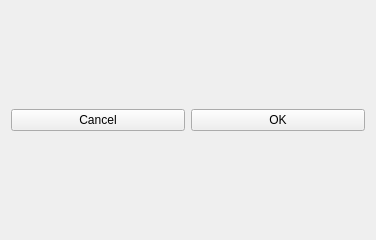
<?xml version="1.0" encoding="UTF-8"?>
<ui version="4.0">
 <class>FlightTaskEditor</class>
 <widget class="QWidget" name="FlightTaskEditor">
  <property name="geometry">
   <rect>
    <x>0</x>
    <y>0</y>
    <width>376</width>
    <height>240</height>
   </rect>
  </property>
  <property name="windowTitle">
   <string>Flight Task Editor</string>
  </property>
  <property name="windowIcon">
   <iconset resource="../../resources.qrc">
    <normaloff>:/icons/16x16/gui/images/16x16/actions/run.png</normaloff>:/icons/16x16/gui/images/16x16/actions/run.png</iconset>
  </property>
  <layout class="QVBoxLayout" name="verticalLayout">
   <item>
    <layout class="QVBoxLayout" name="fancyLayout">
     <property name="spacing">
      <number>0</number>
     </property>
    </layout>
   </item>
   <item>
    <layout class="QHBoxLayout" name="horizontalLayout">
     <item>
      <widget class="QPushButton" name="cancelButton">
       <property name="text">
        <string>Cancel</string>
       </property>
       <property name="icon">
        <iconset resource="../../resources.qrc">
         <normaloff>:/icons/16x16/gui/images/16x16/actions/cancel.png</normaloff>:/icons/16x16/gui/images/16x16/actions/cancel.png</iconset>
       </property>
      </widget>
     </item>
     <item>
      <widget class="QPushButton" name="okButton">
       <property name="text">
        <string>OK</string>
       </property>
       <property name="icon">
        <iconset resource="../../resources.qrc">
         <normaloff>:/icons/16x16/gui/images/16x16/actions/apply.png</normaloff>:/icons/16x16/gui/images/16x16/actions/apply.png</iconset>
       </property>
      </widget>
     </item>
    </layout>
   </item>
  </layout>
 </widget>
 <resources>
  <include location="../../resources.qrc"/>
 </resources>
 <connections/>
</ui>
